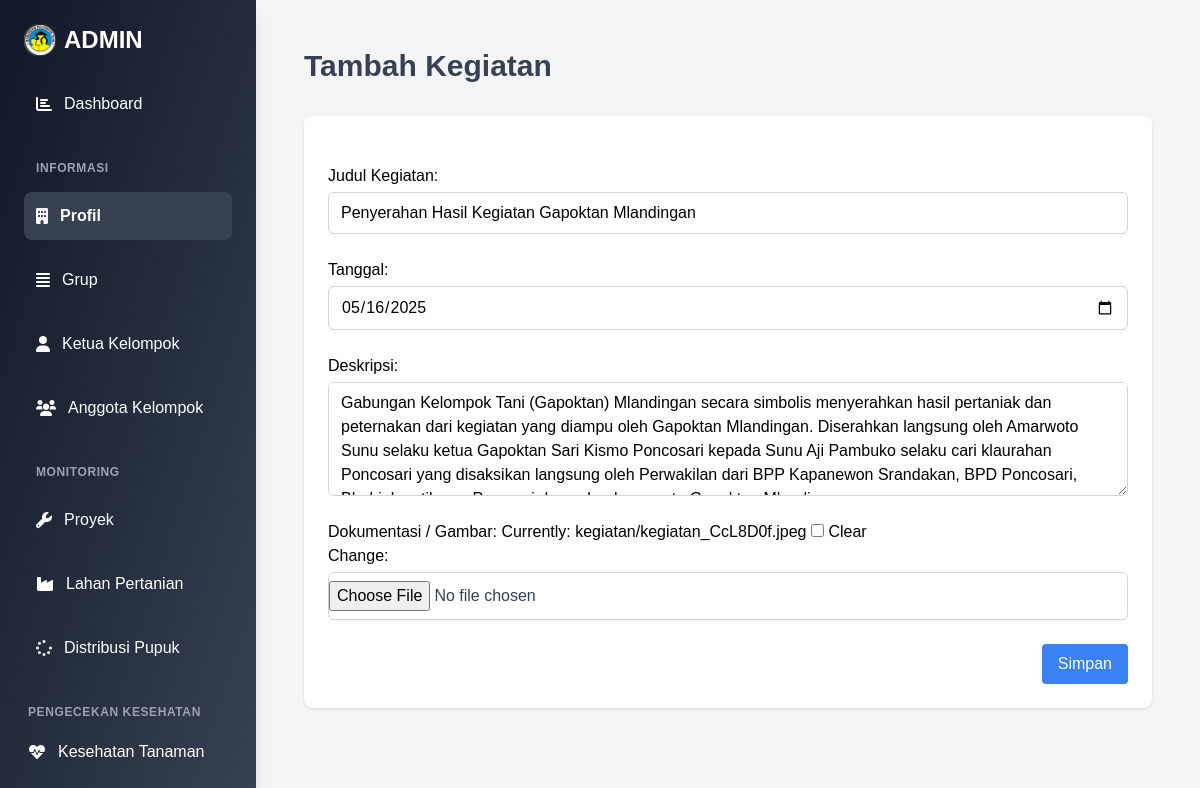
/administrator/edit-kegiatan/3/, run on an earlier commit of the app's database.
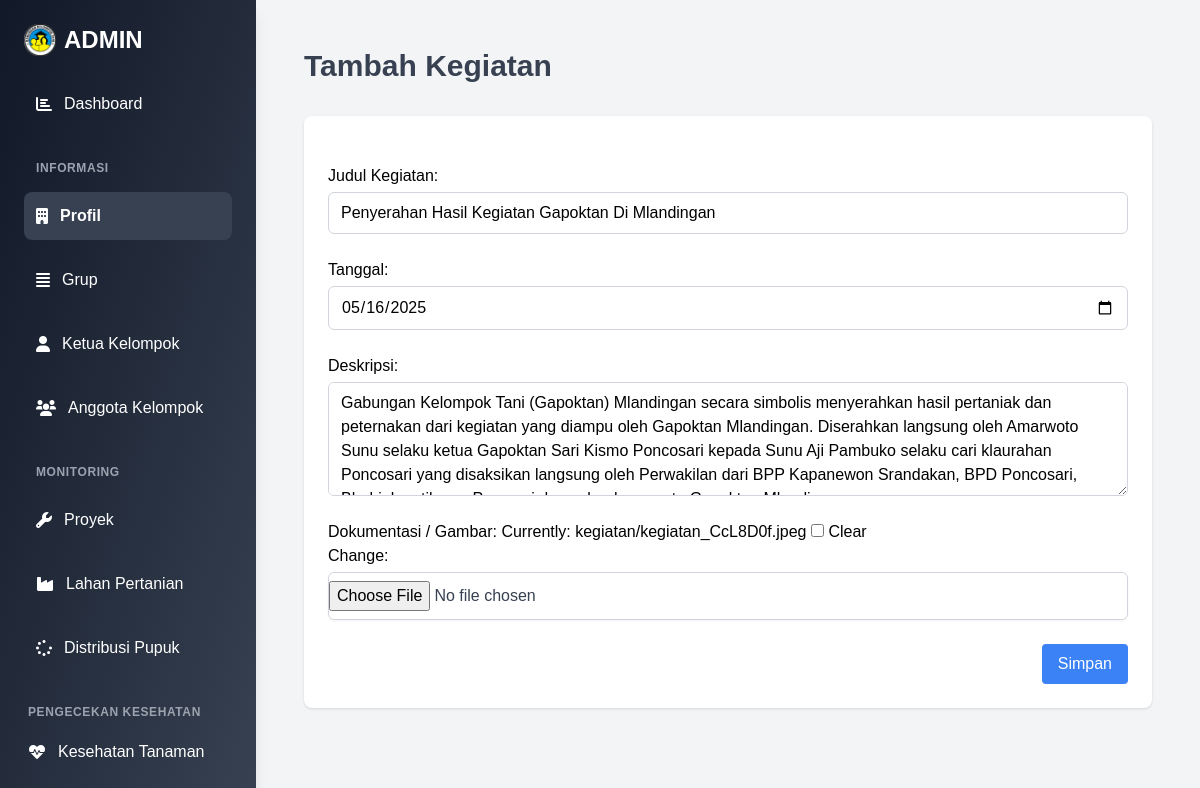
And on a later commit of the database.
### administrator/models.py (models this page shows, shortened)
class Kegiatan(models.Model):
    judul = models.CharField(max_length=200)
    tanggal = models.DateField()
    deskripsi = models.TextField()
    gambar = models.ImageField(upload_to='kegiatan/', blank=True, null=True)
    slug = models.SlugField(max_length=200,null=True,blank=True, unique=True)
    class Meta:
        verbose_name = "Kegiatan"
        verbose_name_plural = "Data Kegiatan"
        ordering = ['-tanggal']

### administrator/views.py (the view)
# urls.py: path('edit-kegiatan/<str:pk>/', views.editkegiatanadmin, name='editkegiatanadmin'),
def editkegiatanadmin(request, pk):
    kegiatan = get_object_or_404(Kegiatan, id=pk)
    if request.method == "POST":
        form = KegiatanForm(request.POST, request.FILES, instance=kegiatan)
        if form.is_valid():
            form.save()
            return redirect('profiladmin')
    else:
        form = KegiatanForm(instance=kegiatan)
    return render(request, 'formkegiatanadmin.html', {
        "judul": "Edit Kegiatan",
        "menu": "profil",
        "form": form
    })

### administrator/templates/formkegiatanadmin.html (shortened to what this page needs)
{% extends "baseadmin.html" %}
{% load static %}
{% block content %}
<div class="flex-1 p-6 transition-all duration-200 ease-in-out">
    <header class="mb-8">
        <h1 class="text-3xl font-bold text-gray-700">Tambah Kegiatan</h1>
    </header>
    <div class="bg-white shadow rounded-lg p-6">
        <form action="" method="post" enctype="multipart/form-data" class="space-y-6">
            {{ form.as_p }}
            <div class="flex justify-end">
                <button type="submit" class="bg-blue-500 text-white px-4 py-2 rounded hover:bg-blue-600">
                    Simpan
                </button>
            </div>
        </form>
    </div>
</div>
{% endblock content %}

What changed in the data, as far as the page shows it:
changed Kegiatan: judul "Penyerahan Hasil Kegiatan Gapoktan Mlandingan" → "Penyerahan Hasil Kegiatan Gapoktan Di Mlandingan"
